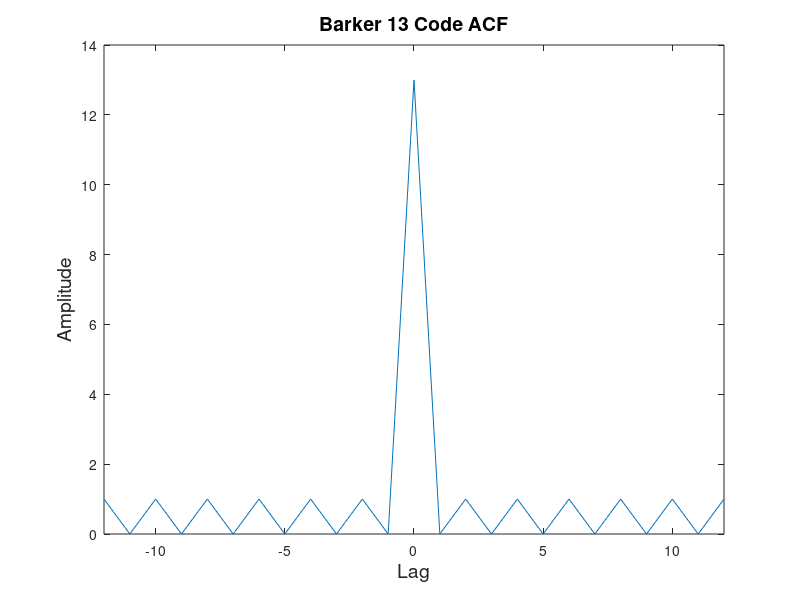
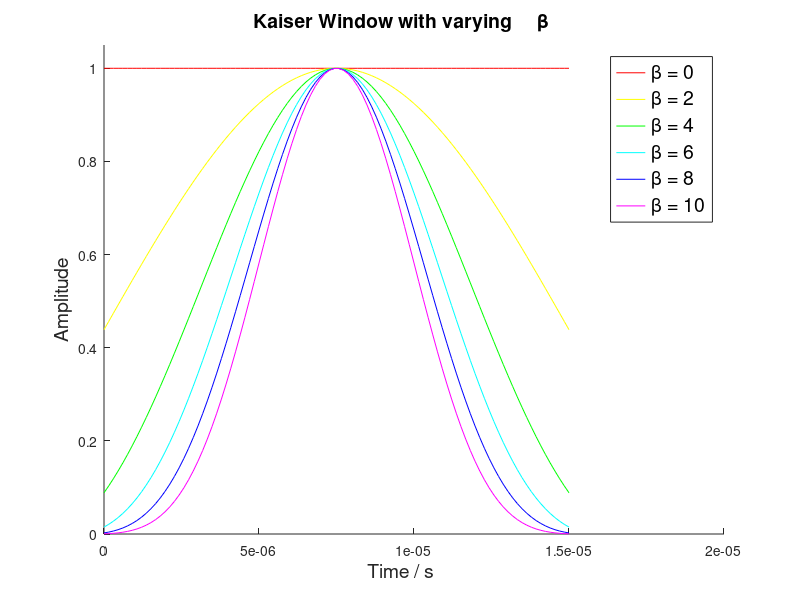

MATLAB code to generate these figures, in order: (Note: this script raises an error after producing the figures.)
close all;
clear all;

fontsize = 14;

%% first a simple barker ACF
phase = [ 1 1 1 1 1 -1 -1 1 1 -1 1 -1 1];
x = -12:1:12;

acf = abs(xcorr(phase,phase));

fig = figure;
plot(x, acf);
title('Barker 13 Code ACF', 'FontSize', fontsize);
ylabel('Amplitude    ', 'FontSize', fontsize);
xlabel('Lag', 'FontSize',fontsize);
xlim([-12 12]);
filename = '../thesis/figures/barker13-acf.png';
print(fig, '-dpng', '-r300', filename);



%% kaiser parameters
N=6;
points = 100
kaiser_params = linspace(0,10,N);
s = cell(1,N);
C = [1 0 0; 1 1 0; 0 1 0; 0 1 1; 0 0 1; 1 0 1];
fig = figure;
hold on;
x = linspace(0,15e-6,points);
for i=1:length(kaiser_params)
  amp = kaiser(points, kaiser_params(i))';
  h(i) = plot(x, amp, 'Color', C(i, :));
  s{i} = sprintf('\\beta = %d', kaiser_params(i));
end
ind = [1 2 3 4 5 6];
leg=legend(h(ind),s{ind});
set(leg, 'FontSize', fontsize);
title('Kaiser Window with varying     \beta     ', 'FontSize', fontsize);
ylabel('Amplitude    ', 'FontSize', fontsize);
xlabel('Time / s     ', 'FontSize',fontsize);
ylim([0 1.05]);

filename = '../thesis/figures/kaiserparams.png';
print(fig, '-dpng', '-r300', filename);

%% LFM whole AF
v_max = 100000;
carrier = 9.55e9;
series_name = 'lfm-full';
plot_title = 'LFM';
lim = inf;


f_points = 100;
impulse_response = [];
phase = [];
B = 5e6;

tau = 15e-6;
fs = 8e7;
N = tau*fs;
amp = ones(1,N);
f_signal = linspace(-B/2,B/2,N);

[clean_signal signal new_tau] = makesignal(amp, phase, f_signal, impulse_response, tau, fs);
[delay v the_af] = af(signal, clean_signal, new_tau, fs, v_max, f_points, carrier);
t_str = sprintf('%s ( \\tau=15 \\mus, f=%1.2f GHz )      ', plot_title, carrier./1e9);
fig = plotaf(t_str, delay,v,the_af);
xlim([-lim lim]);
filename = sprintf('../thesis/figures/%s-%ius.png', series_name,tau*1e6);
print(fig, '-dpng', '-r300', filename);

%% Pulse whole AF
v_max = 6000;
carrier = 9.55e9;

f_points = 100;
impulse_response = [];
phase = [];
B = 5e6;

tau = 15e-6;
fs = 8e7;
N = tau*fs;
amp = ones(1,N);

[clean_signal signal new_tau] = makesignal(amp, phase, [], impulse_response, tau, fs);
[delay v the_af] = af(signal, clean_signal, new_tau, fs, v_max, f_points, carrier);
t_str = sprintf('Pulse ( \\tau=15 \\mus, f=%1.2f GHz )      ', carrier./1e9);
fig = plotaf(t_str, delay,v,the_af, true);
filename = '../thesis/figures/pulsefullaf.png';
print(fig, '-dpng', '-r300', filename);

%% Kaiser FFT
close all;

tau = 15e-6;
N = 256;
a = ones(1,20);
a = fftshift(abs(fft(a, N)));


b = kaiser(20,1);
b = fftshift(abs(fft(b, N)));


c = kaiser(20,10);
c = fftshift(abs(fft(c, N)));

d = kaiser(20,20);
d = fftshift(abs(fft(d, N)));

x = linspace(-N/2,N/2-1,N)/tau/1e3;
fig = figure;
plot(x,a,'--',x,b,x,c,x,d);
xlabel('Frequency / kHz', 'FontSize', fontsize);
ylabel('Amplitude', 'FontSize', fontsize);
leg = legend('rect. pulse','Kaiser \beta=1', 'Kaiser \beta=10', 'Kaiser \beta=20');
set(leg, 'FontSize', fontsize);
xlim([-.8e4 .8e4]);
filename = '../thesis/figures/fftspec.png';
print(fig, '-dpng', '-r300', filename);

%% LFM waveform
series_name = 'lfm-waveform';

impulse_response = [];
phase = [];
B = 5e6;
tau = 5e-6;
fs = 8e7;
N = tau*fs;
amp = ones(1,N);
f_signal = linspace(0,B,N);

[clean_signal signal new_tau] = makesignal(amp, phase, f_signal, impulse_response, tau, fs);
fig = figure;
x = linspace(0,tau,N);
plot(x,real(clean_signal));
xlim([0,tau]);
title('LFM waveform, \tau=5 \mus    ', 'FontSize',fontsize);
xlabel('Pulse length \tau    ', 'FontSize',fontsize);
ylabel('Amplitude       ', 'FontSize', fontsize);
filename = sprintf('../thesis/figures/%s-%ius.png', series_name,tau*1e6);
print(fig, '-dpng', '-r300', filename);


%% simple pulse waveform show-n-tell
impulse_response = [];
phase = [];
B = 5e6;
tau = 15e-6;
fs = 8e7;
N = tau*fs;
X = 100;
Y = 2000;
amp = [zeros(1,X) ones(1,N) zeros(1,X)];
f_signal = [zeros(1,X) 8e5*ones(1,N) zeros(1,X)];
[s signal new_tau] = makesignal(amp, phase, f_signal, impulse_response, tau, fs);

s = [s zeros(1, Y) s];

new_N = 2*N+4*X+Y;
x = 1:new_N;
fig = figure;
plot(x, real(s), x, abs(s), '--'); 
ylim([-1.1 1.1]);
xlim([0 new_N]);
xlabel('Time    ', 'FontSize', fontsize);
filename = '../thesis/figures/basic_waveform.png';
print(fig, '-dpng', '-r300', filename);


%% pulse spectrum

fontsize = 13;
impulse_response = [];
phase = [];
B = 5e6;
tau = 15e-6;
fs = 1e8;
N = tau*fs;
fftN = 2^nextpow2(8*N);
amp = ones(1,N);
[s signal new_tau] = makesignal(amp, phase, [], impulse_response, tau, fs);

ss = fftshift(abs(fft(s, fftN)));
ss = 20*log10(ss/max(ss));


x=linspace(-N/2,N/2-1,fftN)/tau/1e6;
fig = figure;
plot(x,ss);
xlabel('Frequency / MHz','FontSize', fontsize);
ylabel('dB   ','FontSize', fontsize);
title('Rectangular Pulse    ','FontSize', fontsize);
xlim([-4 4]);
filename = '../thesis/figures/pulsespectrum.png';
print(fig, '-dpng', '-r300', filename);


%% pulse and window
N = 1000;
tau = 15e-6;
w = kaiser(N,7);
rect = [0 ones(1,N-2) 0];
x = linspace(0,tau, N);

fig = figure;
plot(x,w, x, rect);
xlabel('Time / s ', 'FontSize', fontsize);
ylabel('Amplitude', 'FontSize', fontsize);
xlim([-1e-6 16e-6]);
ylim([0, 1.1]);
filename = '../thesis/figures/pprdemo.png';
print(fig, '-dpng', '-r300', filename);
